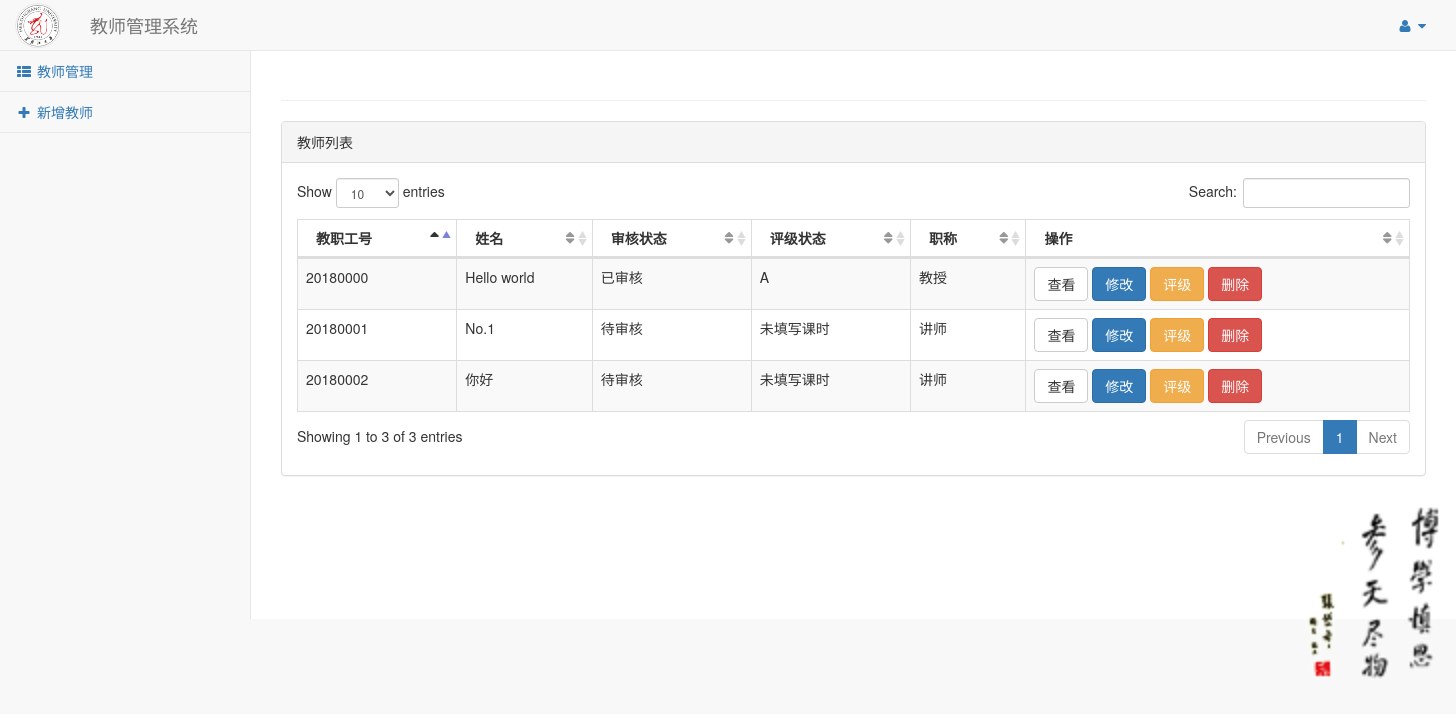
Page /teachertables/ on the committed database.
### teacher/models.py (models this page shows, shortened)
class Teacher(models.Model):
    SEX_CHOICES = (
        (0, '男'),
        (1, '女'),
    )
    COL_CHOICES = (
        (0, '中俄学院'),
        (1, '哲学学院'),
        (2, '政府管理学院'),
        (3, '经济与工商管理院'),
        (4, '法学院'),
        (5, '教育科学研究学院'),
        (6, '文学院'),
        (7, '新闻传播学院'),
        (8, '西语学院'),
        (9, '俄语学院'),
        (10, '东语学院'),
        (11, '艺术学院'),
        (12, '历史文化旅游学院'),
        (13, '数学科学学院'),
        (14, '物理科学与技术学院'),
        (15, '化学化工与材料学院'),
        (16, '生命科学学院'),
        (17, '机电工程学院'),
        (18, '电子工程学院'),
        (19, '计算机科学技术学院'),
        (20, '软件学院'),
        (21, '信息科学与技术学院'),
        (22, '建筑工程学院'),
        (23, '水利电力学院'),
        (24, '农作物研究院'),
        (25, '农业资源与环境学院'),
        (26, '信息管理学院'),
        (27, '应用外语学院'),
        (28, '俄语语言文学中心'),
        (29, '马克思主义学院'),
        (30, '国际文化教育学院'),
        (31, '满族语言文化研究中心')
    )
    TIT_CHOICES = (
        (0, '教授'),
        (1, '副教授'),
        (2, '讲师'),
        (3, '助理讲师'),
    )
    EDU_CHOICES = (
        (0,'专科'),
        (1,'本科'),
        (2,'硕士'),
        (3,'博士'),
        (4,'博士后'),
    )
    CHE_CHOICES = (
        (0, '待审核'),
        (1, '已审核'),
        (2, '审核未通过')
    )
    RAT_CHOICES = (
        (0, '未填写课时'),
        (1, 'A'),
        (2, 'B'),
        (3, 'C'),
        (4, '待评级'),
    )
    work_ID = models.IntegerField('WorkID', primary_key= True)
    name = models.CharField('Name', max_length=10)
    email = models.EmailField('Email', null= True)
    sex = models.IntegerField('Sex', choices=SEX_CHOICES,default=0)
    card_ID = models.CharField('CardID', max_length=18,default='')
    age = models.PositiveIntegerField('age',default=0)
    address = models.CharField('Addre', max_length=100,default='')
    nation = models.CharField('Nation', max_length=40, default='')
    birthplace = models.CharField('BirthPlace', max_length=100, default='')
    phonenum = models.CharField('Phone', max_length=15, default='')
    title = models.IntegerField('Title', choices=TIT_CHOICES, default= 2)
    firstedu = models.IntegerField('FirstEdu', choices=EDU_CHOICES, default=1)
    firstsch = models.CharField('FirstSch', max_length=100, default='')
    finaledu = models.IntegerField('FinalEdu', choices=EDU_CHOICES, default=1)
    finalsch = models.CharField('FinalSch', max_length=100, default='')
    honor = models.TextField('Honor', default='')
    college = models.IntegerField('College', choices=COL_CHOICES,default=0)
    entry_time = models.DateField('EntryTime',default='')
    checkstatus = models.IntegerField('CheckStu', choices=CHE_CHOICES, default=0)
    last5 = models.IntegerField('Last5', default=0)
    last4 = models.IntegerField('Last4', default=0)
    last3 = models.IntegerField('Last3', default=0)
    last2 = models.IntegerField('Last2', default=0)
    last1 = models.IntegerField('Last1', default=0)
    rate = models.IntegerField('Rate', choices=RAT_CHOICES,default=0)
    class Meta:
        ordering = ['name']

### teacher/views.py (the view)
# urls.py: url(r'^teachertables/$',views.teachertables, name = 'teachertables'),
def teachertables(request):
    user_list = models.Teacher.objects.all()
    return render(request, "teachertables.html", {"data": user_list})

### templates/teachertables.html (shortened to what this page needs)
<!DOCTYPE html>
<html lang="en">
{% load staticfiles %}
<head>
    <link href="{% static '/vendor/bootstrap/css/bootstrap.min.css' %}" rel="stylesheet">
    <link href="{% static '/vendor/metisMenu/metisMenu.min.css' %}" rel="stylesheet">
    <link href="{% static '/dist/css/sb-admin-2.css' %}" rel="stylesheet">
    <link href="{% static '/vendor/morrisjs/morris.css' %}" rel="stylesheet">
    <link href="{% static '/vendor/font-awesome/css/font-awesome.min.css' %}" rel="stylesheet" type="text/css">
    <link href="{% static '/vendor/datatables-plugins/dataTables.bootstrap.css' %}" rel="stylesheet">
    <link href="{% static '/vendor/datatables-responsive/dataTables.responsive.css' %}" rel="stylesheet">
</head>
<body>
    <div id="wrapper">
        <nav class="navbar navbar-default navbar-static-top" role="navigation" style="margin-bottom: 0">
            <div class="navbar-header">
                <a class="navbar-brand" href="#">
                    <img alt="Brand" style="max-width:100px;margin-top:-12px;" src="{% static '/picture/logo.png' %}" width="45" height="45">
                </a>
                <a class="navbar-brand" href="http://127.0.0.1:8000/dean/">教师管理系统</a>
            </div>
            <ul class="nav navbar-top-links navbar-right">
                <li class="dropdown">
                    <a class="dropdown-toggle" data-toggle="dropdown" href="#">
                        <i class="fa fa-user fa-fw"></i> <i class="fa fa-caret-down"></i>
                    </a>
                </li>
            </ul>
            <div class="navbar-default sidebar" role="navigation">
                <div class="sidebar-nav navbar-collapse">
                    <ul class="nav" id="side-menu">
                        <li>
                            <a href="http://127.0.0.1:8000/teachertables/"><i class="fa fa-th-list fa-fw"></i> 教师管理</a>
                        </li>
                        <li>
                            <a href="http://127.0.0.1:8000/teacherform/"><i class="fa fa-plus fa-fw"></i> 新增教师</a>
                        </li>
                    </ul>
                </div>
            </div>
        </nav>
        <div id="page-wrapper">
            <div class="row">
                <div class="col-lg-12">
                    <h1 class="page-header"></h1>
                </div>
            </div>
            <div class="row">
                <div class="col-lg-12">
                    <div class="panel panel-default">
                        <div class="panel-heading">
                            教师列表
                        </div>
                        <div class="panel-body">
                            <table width="100%" class="table table-striped table-bordered table-hover" id="dataTables-example">
                                <thead>
                                    <tr>
                                        <th>教职工号</th>
                                        <th>姓名</th>
                                        <th>审核状态</th>
                                        <th>评级状态</th>
                                        <th>职称</th>
                                        <th>操作</th>
                                    </tr>
                                </thead>
                                <tbody>
                                {% for d in data %}
                                    <form method="post">
                                    <tr>
                                        <td>{{ d.work_ID }}</td>
                                        <td>{{ d.name }}</td>
                                        <td>{{ d.get_checkstatus_display }}</td>
                                        <td>{{ d.get_rate_display }}</td>
                                        <td>{{ d.get_title_display }}</td>
                                        <td>
                                            <a href="http://127.0.0.1:8000/teachertables/check={{d.work_ID}}/"><button type="button" class="btn btn-default">查看</button></a>
                                            <a href="http://127.0.0.1:8000/teachertables/{{d.work_ID}}/"><button type="button" class="btn btn-primary">修改</button></a>
                                            <a href="http://127.0.0.1:8000/teachertables/rate={{d.work_ID}}/"><button type="button" class="btn btn-warning">评级</button></a>
                                            <a href="http://127.0.0.1:8000/teachertables/delete={{d.work_ID}}/"><button type="button" class="btn btn-danger">删除</button></a>
                                        </td>
                                    </tr>
                                    </form>
                                {% endfor %}
                                </tbody>
                            </table>
                        </div>
                    </div>
                </div>
            </div>
            <img src="{% static '/picture/tc.png' %}" width="146" height="186" style="position:absolute; left:1300px; top:500px; ">
        </div>
    </div>
</body>
</html>

### rows in the picture
Teacher: work_ID "20180000", name "Hello world", checkstatus "已审核", rate "A", title "教授"
Teacher: work_ID "20180001", name "No.1", checkstatus "待审核", rate "未填写课时", title "讲师"
Teacher: work_ID "20180002", name "你好", checkstatus "待审核", rate "未填写课时", title "讲师"
